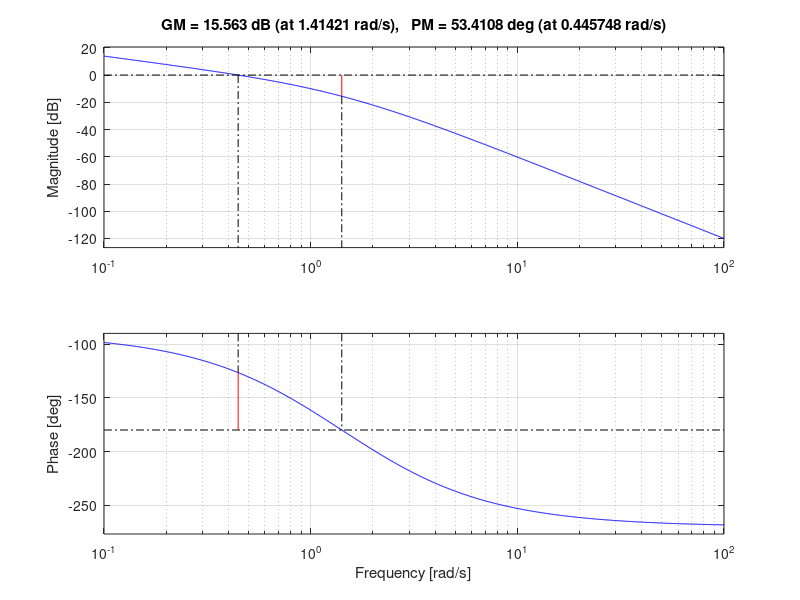
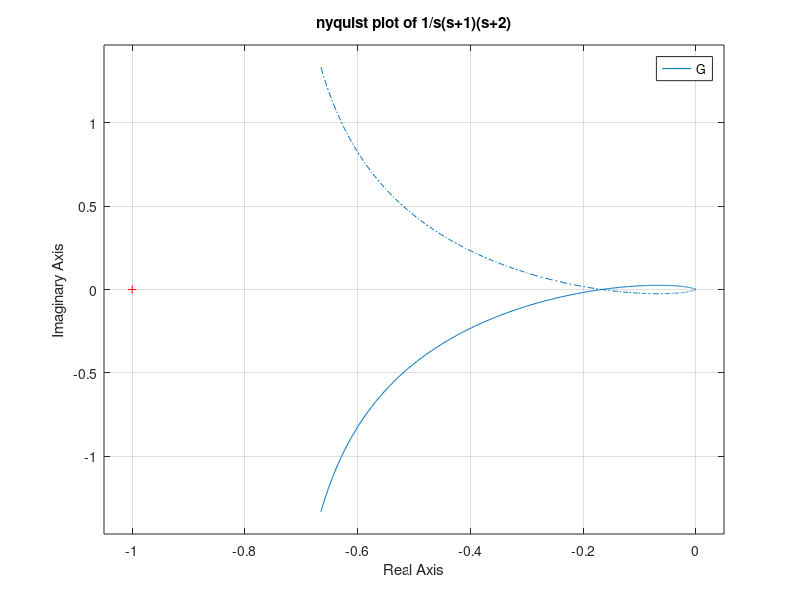
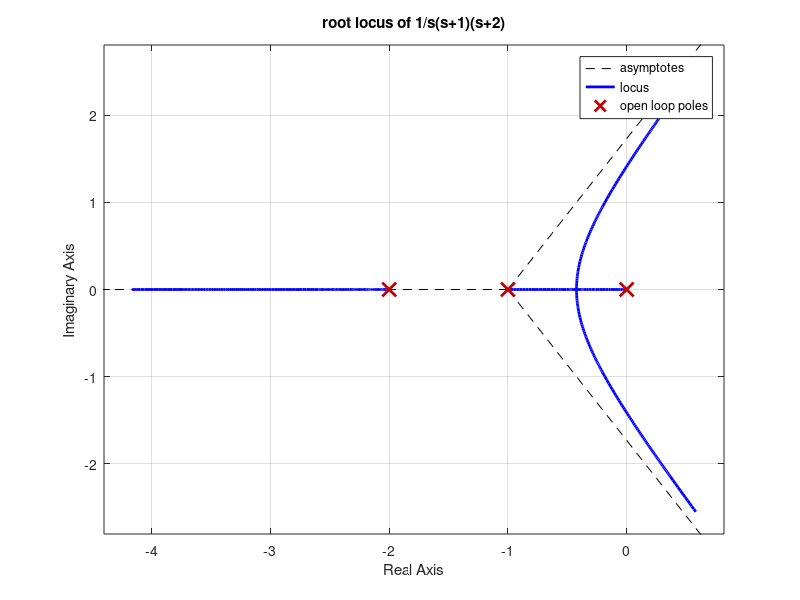

Write the MATLAB code that produced these figures, in order.
%%nyquist plot for the transfer function
G=zpk([],[0 -1 -2],1);
figure(1)
bode(G);
margin(G);
title(' Bode plot of 1/{s(s+1)(s+2)}');
margin(G);
figure(2);
nyquist(G);
title('nyquist plot of 1/{s(s+1)(s+2)}');
figure(3);
rlocus(G);
title('root locus of 1/{s(s+1)(s+2)}');
